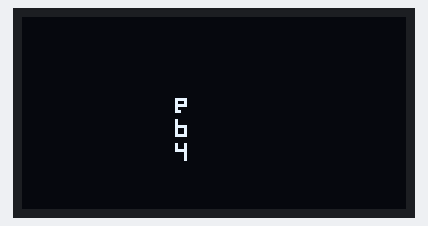
A program run on a simulated ESP32 board running MicroPython. Shown: 128×64 one-colour display. Random numbers come from a fixed seed; library files of the repository ran but are not shown: font_8.py.

Above: at 0.5 s.
At 5.25 s:
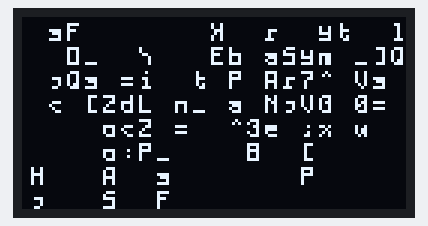
At 10.27 s:
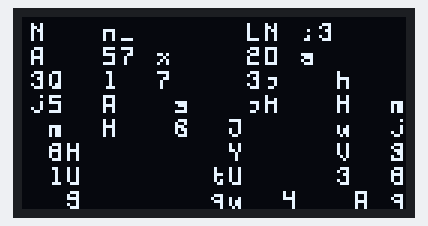
At 20.09 s:
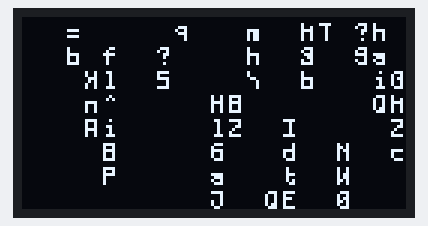
At 29.93 s:
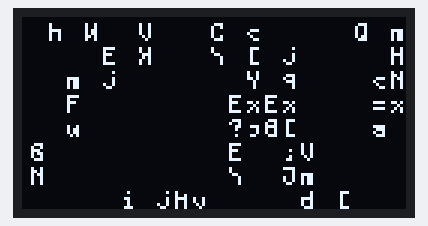
At 39.75 s:
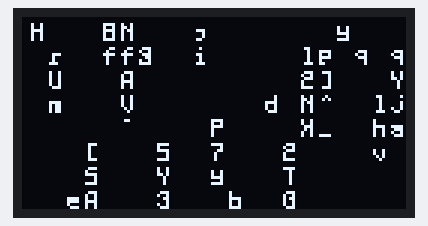

The program:

matrix_rain.py
```python
import uasyncio as asyncio
from random import randrange, choice
import sh1106_i2c
from machine import I2C, Pin
import font_8 as font
import framebuf
import gc

class WaterDrop:
    def __init__(self,d,dropsSpeed,xPos,delay):
        #gc.collect()
        #print("gc.mem_free()", gc.mem_free() )

        self.d = d
        self.xPos = xPos
        self.delay = delay
        self.yPos = 1

        self.dropsSpeed = dropsSpeed

    def aleatoriedad(self):
        self.length = randrange(2,7)
        self.movementSpeed = choice(self.dropsSpeed)
        self.randomCharacterSpeed = choice(self.dropsSpeed)

    async def start(self):
        self.aleatoriedad()
        await asyncio.sleep(self.delay)
        await asyncio.gather(self.randomChar(), self.moveCharPosition())

    async def moveCharPosition(self):
        while 1:
            lengthChar = self.length * 8
            for y in range(8 + self.length):
                self.yPos = (y*8)+1

                # clear
                yPosClear = self.yPos - lengthChar
                self.d.fb.fill_rect(self.xPos,yPosClear,5,7,0)

                await asyncio.sleep(self.movementSpeed)
            self.aleatoriedad()

    async def randomChar(self):
        while 1:
            randomNumber = randrange(48,122)
            self.displayChar(randomNumber)
            await asyncio.sleep(self.randomCharacterSpeed)

    def displayChar(self,number):
        glyph,char_height,char_width= font.get_int(number)
        fbc = framebuf.FrameBuffer(bytearray(glyph),char_width,char_height,framebuf.MONO_VLSB)
        self.d.fb.blit(fbc,self.xPos,self.yPos)
        #self.d.update()

async def refresh(d):
    while 1:
        d.update()
        await asyncio.sleep(0.001)

async def rain():
    # oled setup
    i2c = I2C(-1, sda=Pin(21), scl=Pin(22), freq=400000)
    d = sh1106_i2c.Display(i2c)
    d.mirror(False)
    d.flip(False)

    loop = asyncio.get_event_loop()
    loop.create_task(refresh(d))

    # presets
    dropsSpeed = [0.008, 0.02,0.05,0.1,0.5,0.8]

    dropsDelay = [0.5,1.5,1,1.5,0.3,2,1.5,1,0.1,2,
                1,0.5,2,1.5,1,0.5,1,2,0.5,1,1.5]

    for x in range (21):
        xPos = (x*6)+1
        loop.create_task(WaterDrop(d,dropsSpeed,xPos,dropsDelay[x]).start() )

if __name__ == "__main__":
    loop = asyncio.get_event_loop()
    loop.create_task(rain())
    loop.run_forever()
```

sh1106_i2c.py
```python
import framebuf


class Display:
    _byte = bytearray(1)
    _word = bytearray(2)

    def __init__(self, i2c, address=0x3c, width=128, height=64):
        self._i2c = i2c
        self._address = address
        self.width = width
        self.height = height

        self._command = bytearray(b'\xb0\x02\x10')
        if width > 128:
            self._command[1] = 0x00
        self._i2c.writeto_mem(self._address, 0x00, b'\xae\xd5\x80\xa8\x3f\xd3'
                              b'\x00\x40\x80\x14\x20\x00\xc0\xa0\xda\x12'
                              b'\x81\xcf\xd9\xf1\xdb\x40\xa4\xa6\xaf')

        buffer = bytearray(1024)
        self.fb = framebuf.FrameBuffer(buffer, width, height, framebuf.MVLSB)
        self._buffer = memoryview(buffer)

    def active(self, val):
        self._i2c.writeto_mem(self._address, 0x00, b'\xaf' if val else b'\xae')

    def inverse(self, val):
        self._i2c.writeto_mem(self._address, 0x00, b'\xa7' if val else b'\xa6')

    def vscroll(self, dy):
        self._byte[0] = 0x40 | dy & 0x3f
        self._i2c.writeto_mem(self._address, 0x00, self._byte)

    def flip(self, val):
        self._i2c.writeto_mem(self._address, 0x00, b'\xc0' if val else b'\xc8')

    def mirror(self, val):
        self._i2c.writeto_mem(self._address, 0x00, b'\xa0' if val else b'\xa1')

    def contrast(self, val):
        self._word[0] = 0x81
        self._word[1] = val & 0xff
        self._i2c.writeto_mem(self._address, 0x00, self._word)

    def update(self):
        index = 0
        for page in range(self.height // 8):
            self._command[0] = 0xb0 | page
            self._i2c.writeto_mem(self._address, 0x00, self._command)
            self._i2c.writeto_mem(self._address, 0x40,
                                  self._buffer[index:index + self.width])
            index += self.width
```
